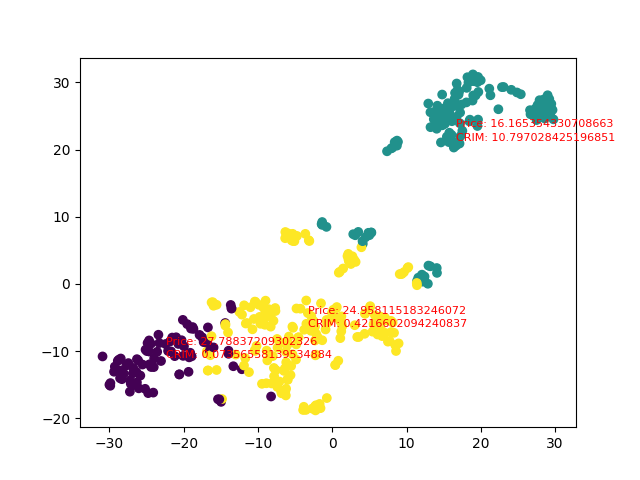

Reproduce this figure in Python.
import matplotlib.pyplot as plt
import numpy as np
import pandas as pd

from sklearn.datasets import load_boston
from sklearn.manifold import TSNE
from sklearn.cluster import KMeans

from sklearn.model_selection import train_test_split
from sklearn.preprocessing import StandardScaler


# suppress warnings
import warnings
warnings.filterwarnings("ignore")


# load data
boston = load_boston()
X = pd.DataFrame(boston.data, columns=boston.feature_names)
y = boston.target


# split train and test data
X_train, X_test, y_train, y_test = train_test_split(X, y, test_size=0.2, random_state=42)


# scale
scaler = StandardScaler()
X_train_scaled = pd.DataFrame(scaler.fit_transform(X_train), columns=X_train.columns)
X_test_scaled = pd.DataFrame(scaler.transform(X_test), columns=X_test.columns)


# TSNE downsizing
tsne = TSNE(n_components=2, learning_rate=250, random_state=42)
X_train_tsne = tsne.fit_transform(X_train_scaled)


# KMeans clustering
km = KMeans(n_clusters=3, random_state=42, max_iter=100)
km_trained = km.fit_predict(X_train_scaled)


# Plotting
plt.scatter(X_train_tsne[:, 0], X_train_tsne[:, 1], c=km_trained)


# Average price & CRIM
for i in range(0, 3):
  crim = X_train[km_trained == i]['CRIM'].mean()
  price = y_train[km_trained == i].mean()
  plt.text(X_train_tsne[:, 0][km_trained == i].mean(), X_train_tsne[:, 1][km_trained == i].mean(), f"CRIM: {crim}", c='r',fontsize=8)
  plt.text(X_train_tsne[:, 0][km_trained == i].mean(), X_train_tsne[:, 1][km_trained == i].mean()+2, f"Price: {price}", c='r',fontsize=8)


plt.savefig('task2.png')
plt.show()